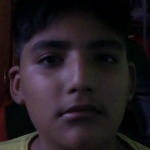
#> input picture data/Bruno/rotro_1.jpg, 150 x 150 px, given in place of the camera
$ python capturaRostros.py
#> lines starting #> are read from the running program, lines starting #| are printed output that depends on the picture
import cv2
import os
import imutils

personName = 'Stephano'
dataPath = '/Users/admin/Documents/PROJECTS/IA/camaras_ia/data'
personPath = dataPath + '/' + personName

if not os.path.exists(personPath):
	print('Carpeta creada: ',personPath)
	os.makedirs(personPath)

cap = cv2.VideoCapture(0)

faceClassif = cv2.CascadeClassifier(cv2.data.haarcascades+'haarcascade_frontalface_default.xml')
count = 0

while True:

	ret, frame = cap.read()
#> frame is the input picture: shape (150, 150, 3); mean B, G, R 33.1, 28.5, 35.4
	if ret == False: break
	frame =  imutils.resize(frame, width=640)
#> frame: shape (640, 640, 3)
	gray = cv2.cvtColor(frame, cv2.COLOR_BGR2GRAY)
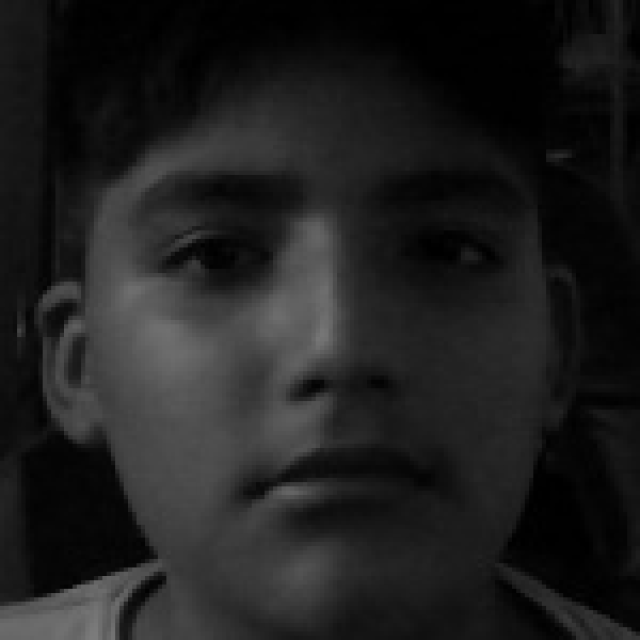
#> gray: shape (640, 640); min 0, max 123, mean 31
	auxFrame = frame.copy()

	faces = faceClassif.detectMultiScale(gray,1.3,5)
#> faces = [[40, 37, 559, 559]]

	for (x,y,w,h) in faces:
		cv2.rectangle(frame, (x,y),(x+w,y+h),(0,255,0),2)
		rostro = auxFrame[y:y+h,x:x+w]
		rostro = cv2.resize(rostro,(150,150),interpolation=cv2.INTER_CUBIC)
		cv2.imwrite(personPath + '/rotro_{}.jpg'.format(count),rostro)
		count = count + 1
#> this loop made 1 pass
#> (x, y, w, h, count) on pass 1: (40, 37, 559, 559, 1)
#> pass 1, `rostro = auxFrame[y:y+h,x:x+w]`:
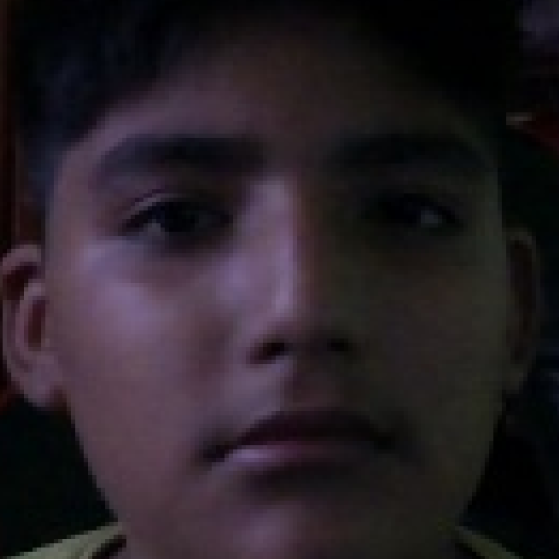
#> rostro: shape (559, 559, 3); mean B, G, R 37, 31.3, 38.7
#> after the loop:
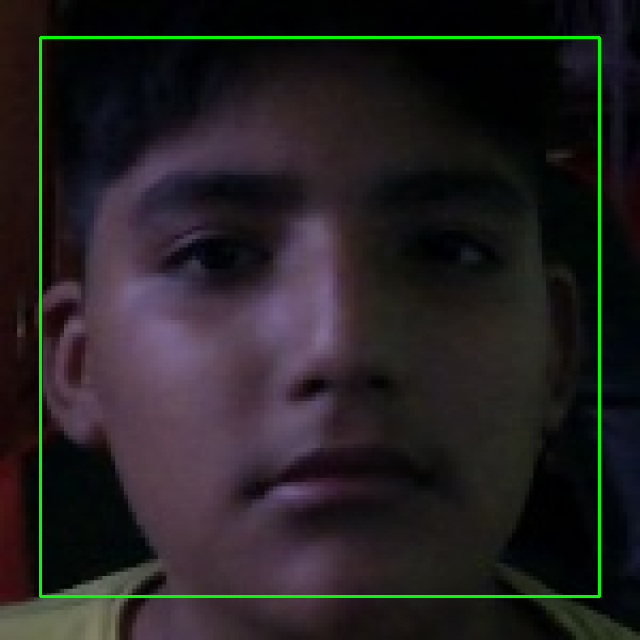
#> frame: shape (640, 640, 3); mean B, G, R 32.8, 32.3, 35.1
#> after the loop, count = 1
	cv2.imshow('frame',frame)

	k =  cv2.waitKey(1)
#> (key Esc is pressed here)
	if k == 27 or count >= 300:
		break

cap.release()
cv2.destroyAllWindows()

$ run again, on data/Bruno/rotro_102.jpg
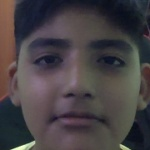
#> input picture data/Bruno/rotro_102.jpg, 150 x 150 px, given in place of the camera
#> frame is the input picture: shape (150, 150, 3); mean B, G, R 68.6, 65.8, 71.6
#> faces = [[43, 30, 559, 559]]
#> the loop `for (x,y,w,h) in faces:` made 1 pass
#> (x, y, w, h, count) on pass 1: (43, 30, 559, 559, 1)
#> pass 1, `rostro = auxFrame[y:y+h,x:x+w]`:
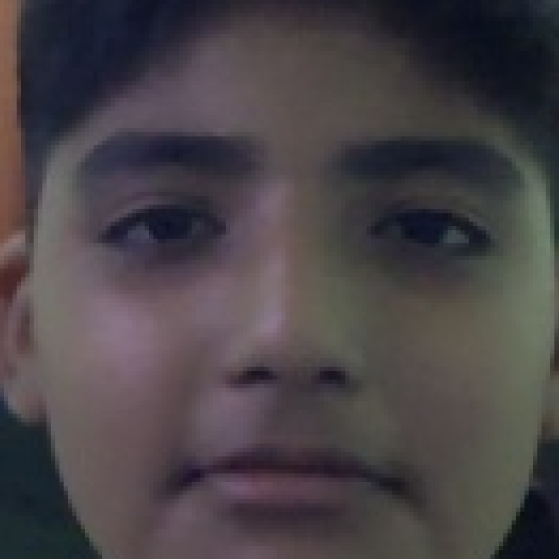
#> rostro: shape (559, 559, 3); mean B, G, R 71, 67.5, 73.2
#> after the loop `for (x,y,w,h) in faces:`:
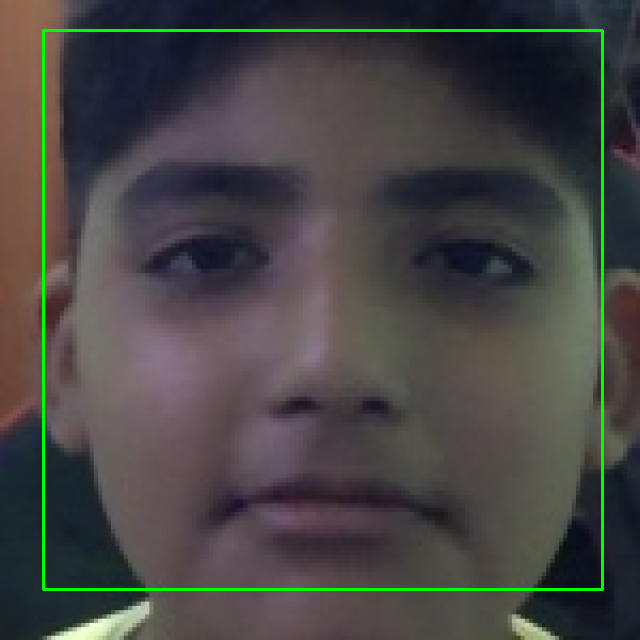
#> frame: shape (640, 640, 3); mean B, G, R 67.6, 69.1, 70.6
#> after the loop `for (x,y,w,h) in faces:`: count = 1

$ run again, on data/Bruno/rotro_107.jpg
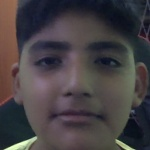
#> input picture data/Bruno/rotro_107.jpg, 150 x 150 px, given in place of the camera
#> frame is the input picture: shape (150, 150, 3); mean B, G, R 67.7, 65, 70.6
#> faces = [[36, 44, 559, 559]]
#> the loop `for (x,y,w,h) in faces:` made 1 pass
#> (x, y, w, h, count) on pass 1: (36, 44, 559, 559, 1)
#> pass 1, `rostro = auxFrame[y:y+h,x:x+w]`:
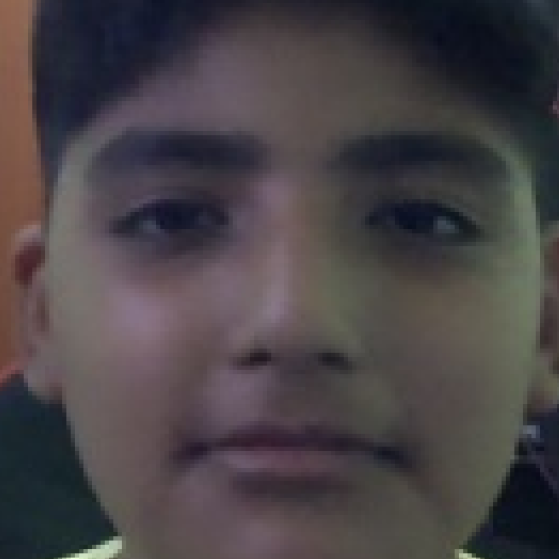
#> rostro: shape (559, 559, 3); mean B, G, R 70.2, 67.1, 72.9
#> after the loop `for (x,y,w,h) in faces:`:
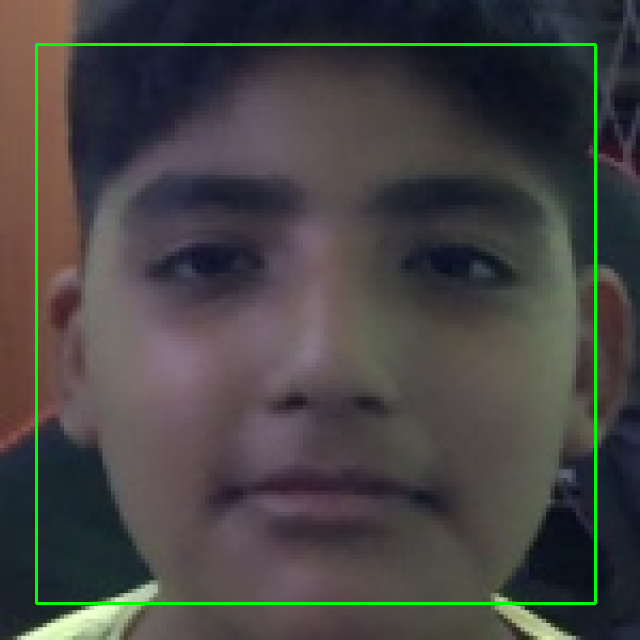
#> frame: shape (640, 640, 3); mean B, G, R 66.7, 68.2, 69.5
#> after the loop `for (x,y,w,h) in faces:`: count = 1
